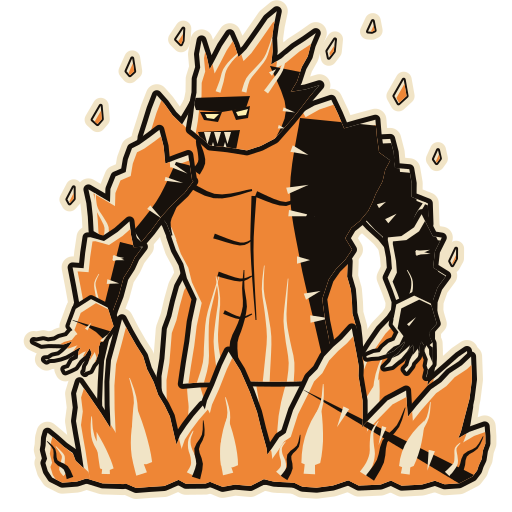

The script that saved this image:
"""Fire elemental (linocut v2): a hulking, broad-shouldered man of flame leaning towards the
mages, a scowling face burning in its head, clawed flame hands, its body tearing into a
blaze of tongues at the bottom, sparks drifting up."""
import math

from helpers_b import gouges, licked, rpart, shaded, spline, stroke, taper, wave
from style import INK, PAPER, Print, bezier, flame_pts, knob, path, rng

ORANGE = "#ee8636"
HOT = "#fff1b0"


def flick(x, y, h, lean=0.0, w=4):
    """A paper flame stroke rising from (x, y): the carved 'licks' inside the fire."""
    ln = spline(wave((x, y), (x + lean * h, y - h), 4, waves=0.8, n=6, phase=x * 0.07), 3)
    return stroke(ln, w, 0.6, PAPER)


def tongue(x, y, h, w, lean):
    return flame_pts(x, y, h, w, lean)


def blaze(p, name, base, specs, pivot):
    """A cluster of flame tongues standing on `base` (y), each with a paper core and flicks."""
    with p.group(name, pivot):
        polys = [tongue(x, base, h, w, lean) for x, h, w, lean in specs]
        line = [(x + w * 0.1, base - h * 0.95) for x, h, w, lean in sorted(specs)]
        shade, marks = shaded(spline([(300, base - 90), (400, base - 40), (480, base)], 6), (1, 0.6),
                              count=3, lmin=10, lmax=22, w=6)
        for x, h, w, lean in specs:
            marks.append(flick(x - w * 0.12, base - 4, h * 0.6, lean * 0.7, w=w * 0.16))
            if h > 90:
                marks.append((path(flame_pts(x - w * 0.1, base - h * 0.1, h * 0.38, w * 0.26, lean * 0.8)), PAPER))
            else:
                marks.append(stroke(spline(wave((x, base), (x + lean * h, base - h * 0.8), 3, n=5), 3), w * 0.18, 0.6, INK))
        rpart(p, polys, shade, marks)


def back_blaze(p):
    specs = [(150, 150, 80, -0.25), (210, 210, 90, -0.1), (300, 250, 100, 0.15), (370, 190, 80, 0.3),
             (420, 120, 60, 0.4), (260, 170, 80, 0.05)]
    blaze(p, "blaze_back", 470, specs, (270, 470))


def front_blaze(p):
    specs = [(70, 46, 38, -0.5), (112, 96, 52, -0.35), (150, 160, 70, -0.18), (196, 72, 48, 0.1),
             (236, 128, 66, -0.05), (284, 54, 44, 0.3), (318, 150, 72, 0.22), (370, 88, 54, 0.4),
             (412, 120, 56, 0.5), (452, 52, 40, 0.6)]
    blaze(p, "blaze_front", 478, specs, (260, 478))


def arm(p, side, shoulder, elbow, wrist, claw_ang, shade_dir, dark=False):
    s = "front" if side > 0 else "back"
    with p.group(f"upper_arm_{s}", shoulder):
        upper = licked(taper([shoulder, elbow], 64, 44), 20, step=16, up=1.3, lean=0.5)
        line = [(shoulder[0] + 10 * side, shoulder[1]), (elbow[0] + 12 * side, elbow[1])]
        shade, marks = shaded(spline([line[0], ((line[0][0] + line[1][0]) / 2 + 6, (line[0][1] + line[1][1]) / 2), line[1]], 6),
                              shade_dir, count=4, lmin=8, lmax=20, w=5)
        marks.append(flick(elbow[0] - 6 * side, elbow[1] - 4, 50, -0.2 * side, w=5))
        rpart(p, [upper], shade if not dark else None, marks, color=INK if dark else None)
    with p.group(f"forearm_{s}", elbow):
        fore = licked(taper([elbow, wrist], 46, 34), 16, step=15, up=1.3, lean=0.5)
        shade, marks = shaded(spline([(elbow[0] + 8, elbow[1]), (wrist[0] + 8, wrist[1])], 4),
                              shade_dir, count=3, lmin=6, lmax=16, w=5)
        marks.append(flick(wrist[0], wrist[1] - 2, 46, 0.15 * side, w=4))
        rpart(p, [fore], shade if not dark else None, marks, color=INK if dark else None)
    with p.group(f"claw_{s}", wrist):
        claw_hand(p, wrist, claw_ang, dark)


def claw_hand(p, at, ang, dark):
    hx, hy = at
    polys = [knob(hx, hy, 22, 7, 0.2)]
    for i in range(4):
        a = ang + 1.1 * (i / 3 - 0.5)
        L = rng.uniform(52, 64)
        tip = (hx + math.cos(a + 0.45) * L, hy + math.sin(a + 0.45) * L)
        mid = (hx + math.cos(a) * L * 0.62, hy + math.sin(a) * L * 0.62)
        polys.append(taper(bezier((hx, hy), mid, tip, 10), 15, 1.2))
    shade, marks = shaded(spline([(hx - 26, hy - 4), (hx + 4, hy + 10), (hx + 30, hy + 40)], 4), (1, 0.3),
                          count=3, lmin=6, lmax=12, w=4)
    rpart(p, polys, shade if not dark else None, marks, color=INK if dark else None, sw=4)


def body(p):
    with p.group("body", (258, 300)):
        outline = [(140, 150), (182, 124), (218, 112), (300, 114), (344, 128), (378, 152), (372, 204),
                   (344, 238), (322, 300), (334, 380), (182, 384), (196, 300), (172, 236), (146, 200)]
        poly = licked(outline, 32, step=18, up=1.4, spread=0.6, lean=0.5)
        line = spline([(300, 118), (290, 190), (300, 260), (316, 330), (330, 390)], 6)
        shade, marks = shaded(line, (1, 0.1), count=7, lmin=12, lmax=30, w=7)
        marks += [
            stroke(spline([(176, 176), (214, 196), (252, 190)], 5), 7, 2, INK),   # pec line
            stroke(spline([(256, 194), (286, 204), (306, 190)], 5), 6, 2, INK),
            stroke(spline([(254, 196), (252, 250), (256, 320)], 5), 5, 1, INK),   # sternum / abs
            stroke(spline([(214, 236), (240, 244), (252, 240)], 4), 5, 1, INK),
            stroke(spline([(218, 274), (240, 280), (252, 276)], 4), 5, 1, INK),
            stroke(spline([(224, 312), (240, 318), (252, 314)], 4), 4, 1, INK),
        ]
        marks += [flick(x, 384, rng.uniform(70, 130), rng.uniform(-0.2, 0.2), w=7) for x in (200, 222, 266, 290)]
        for x, y, h in ((168, 236, 70), (196, 172, 50), (234, 360, 90), (308, 224, 60)):
            ln = spline(wave((x, y), (x + 10, y - h), 5, waves=0.9, n=6, phase=x * 0.1), 3)
            marks.append(stroke(ln, 9, 0.8, INK))
        rpart(p, [poly], shade, marks)


def head(p):
    with p.group("head", (240, 134)):
        crest = [(196, 104), (210, 70), (238, 58), (270, 66), (292, 92), (290, 122), (276, 140),
                 (246, 150), (210, 146), (192, 128)]
        poly = licked(crest, 50, step=13, up=1.5, spread=0.5, lean=0.8)
        line = spline([(270, 66), (286, 110), (270, 148)], 5)
        shade, marks = shaded(line, (1, 0.2), count=3, lmin=6, lmax=14, w=5)
        marks += [
            (path([(192, 98), (250, 96), (246, 108), (222, 112), (196, 110)]), INK),   # brow ridge
            (path([(200, 112), (222, 112), (218, 122), (204, 120)]), INK),              # eye socket
            (path([(232, 110), (250, 106), (248, 118), (236, 120)]), INK),
            (path([(198, 132), (240, 130), (236, 150), (222, 158), (204, 150)]), INK),  # maw
        ]
        marks += [(path([(x, 132), (x + 7, 132), (x + 3.5, 144)]), PAPER) for x in (204, 214, 224)]
        marks += [(path([(x, 152), (x + 6, 152), (x + 3, 142)]), PAPER) for x in (210, 222)]
        marks += [flick(x, 92, rng.uniform(40, 60), 0.5, w=5) for x in (218, 244, 266)]
        rpart(p, [poly], shade, marks)
        p.fill(path([(205, 114), (219, 114), (214, 119), (207, 118)]), HOT)
        p.fill(path([(236, 112), (248, 109), (246, 115), (238, 116)]), HOT)


def sparks(p):
    with p.group("sparks", (256, 120)):
        for x, y, r in ((96, 120, 7), (130, 70, 5), (330, 52, 6), (400, 96, 8), (436, 160, 5), (70, 200, 6),
                        (372, 30, 4), (180, 40, 5), (452, 260, 5)):
            pts = [(x + r * 0.6, y - r * 2.2), (x + r * 0.7, y), (x, y + r * 0.8), (x - r * 0.6, y)]
            rpart(p, [pts], color=ORANGE, sw=2, reg=(2, 2))


def build():
    p = Print(ORANGE, seed=33)
    back_blaze(p)
    arm(p, -1, (352, 160), (410, 236), (414, 318), math.pi / 2 - 0.1, (1, 0.2), dark=True)
    body(p)
    head(p)
    arm(p, 1, (166, 162), (112, 242), (92, 322), math.pi / 2 + 0.25, (1, 0.25))
    front_blaze(p)
    sparks(p)
    return p


if __name__ == "__main__":
    build().save("fire_elemental")
